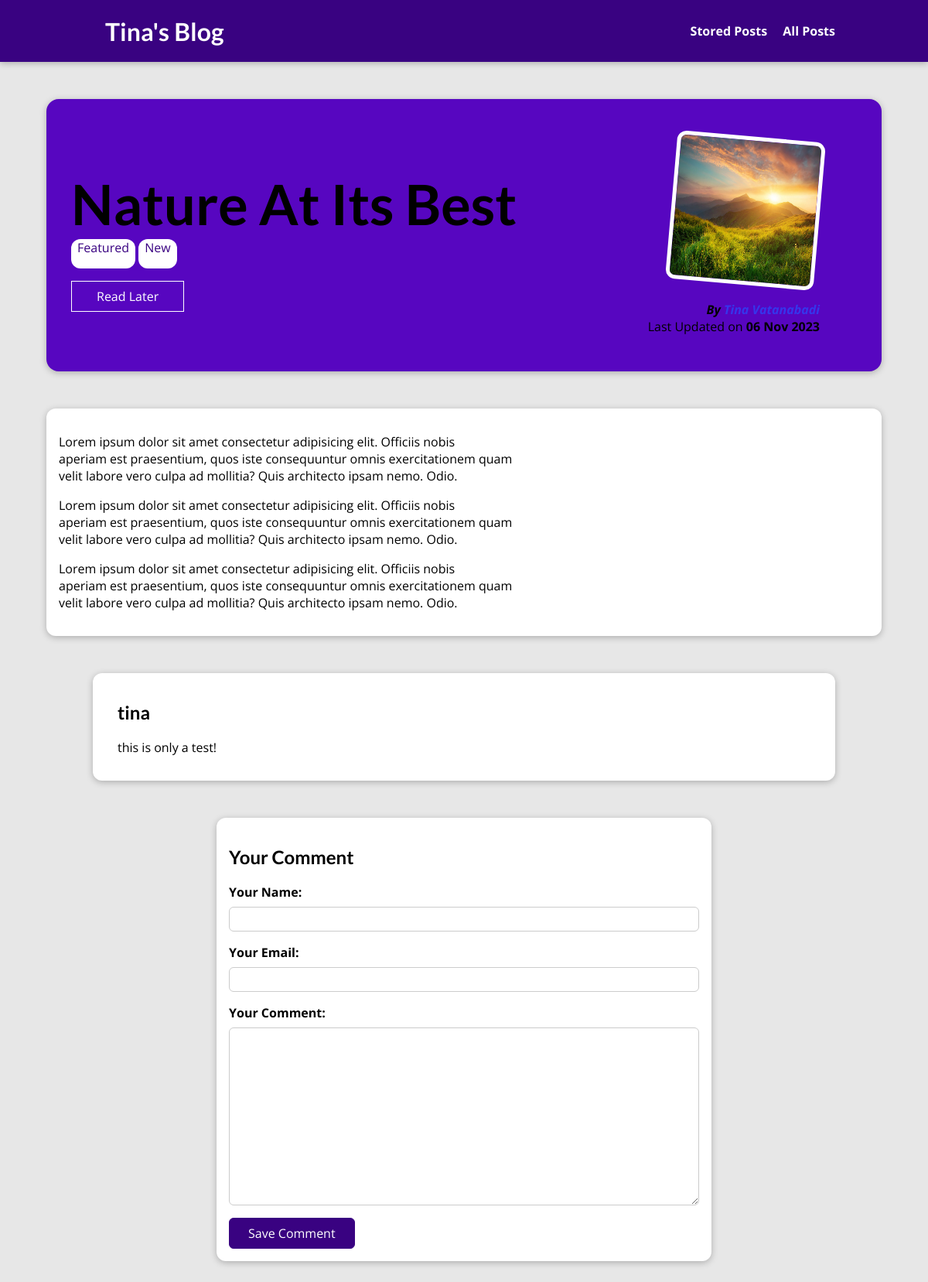
The app's page /posts/into-the-woods with its own data.
### blog/models.py (models this page shows, shortened)
class Post(models.Model):
    title = models.CharField(max_length=150)
    excerpt = models.CharField(max_length=200)
    image = models.ImageField(upload_to="posts", null=True)
    date = models.DateField(auto_now=True)
    slug = models.SlugField(unique=True, db_index=True)
    content = models.TextField(validators=[MinLengthValidator(10)])
    author = models.ForeignKey(
        Author, on_delete=models.SET_NULL, related_name="posts", null=True)
    tags = models.ManyToManyField(Tag)

class Tag(models.Model):
    caption = models.CharField(max_length=100)

class Author(models.Model):
    first_name = models.CharField(max_length=150)
    last_name = models.CharField(max_length=150)
    email = models.EmailField(max_length=150)
    def full_name(self):
        return f"{self.first_name} {self.last_name}"
    def __str__(self):
        return self.full_name()

class Comment(models.Model):
    user_name = models.CharField(max_length=120)
    user_email = models.EmailField()
    text = models.TextField(max_length=300)
    post = models.ForeignKey(Post, on_delete=models.CASCADE, related_name="comments")

### blog/views.py (the view, shortened to what this page needs)
# urls.py: path("posts/<slug:slug>", views.SinglePostView.as_view(), name="post-details"),
class SinglePostView(View):
    def is_stored_post(self, request, post_id):
        stored_posts = request.session.get("stored_posts")
        if stored_posts is not None:
            is_saved_for_later = post_id in stored_posts
        else:
            is_saved_for_later = False
        return is_saved_for_later
    def get(self,request, slug):
        post = Post.objects.get(slug=slug)
        context = {
            "post": post,
            "post_tags": post.tags.all(),
            "comment_form": CommentForm(),
            "comments": post.comments.all().order_by("-id"),
            "saved_for_later": self.is_stored_post(request, post.id)
        }
        return render(request, "blog/post-detail.html",context)

### blog/forms.py
class CommentForm(forms.ModelForm):
    class Meta:
        model = Comment
        exclude = ["post"]
        labels = {
            "user_name": "Your Name",
            "user_email": "Your Email",
            "text": "Your Comment"
        }

### blog/templates/blog/post-detail.html (shortened to what this page needs)
{% extends "base.html" %}
{% load static %}
{% block css_files %}
<link rel="stylesheet" href="{% static 'blog/post-detail.css' %}" />
{% endblock %}
{% block content %}
<section id="summary">
    <h2>{{ post.title }}</h2>
    <div>
    {% for tag in post_tags %}
    <span class="tag">{{tag.caption}}</span>
    {% endfor %}
    </div>
    <div id="read-later">
        <form action="{% url 'read-later' %}" method="POST">
            <button>
                {% if saved_for_later %}
                Remove from "Read Later" List
                {% else %}
                Read Later
                {% endif %}
            </button>
        </form>
    </div>
    <article>
        <img src="{{ post.image.url }}" alt="{{ post.title }}" />
        <address>
            By <a href="mailto:{{post.author.email_address}}">{{ post.author }} </a>
        </address>
        <div>
            Last Updated on <time>{{post.date|date:"d M Y"}}</time>
        </div>
    </article>
</section>
<main>
    {{post.content|linebreaks}}
</main>
<section id="comments">
<ul>
    {% for comment in comments %}
    <li>
        <h2>{{ comment.user_name }}</h2>
        <p>{{ comment.text|linebreaks }}</p>
    </li>
    {% endfor %}
</ul>
</section>
<section id="comment-form">
    <h2>Your Comment</h2>
    <form action="{% url 'post-details' post.slug %}" method="POST">
        {% for form_field in comment_form %}
            <div class="form-control {% if form_field.errors %} invalid {% endif %}">
                {{ form_field.label_tag }}
                {{ form_field }}
            </div>
        {% endfor %}
        <button>Save Comment</button>
    </form>
</section>
{% endblock %}

### static/app.css (style rules this page uses)
* { box-sizing: border-box; }
html { font-family: 'Open Sans', 'Lato', sans-serif; }
body { margin: 0; }
h1, h2, h3 { font-family: 'Lato', sans-serif; font-weight: bold; }

### blog/static/blog/post-detail.css (style rules this page uses)
body { background-color: #e7e7e7; }
#summary { margin: 8rem auto 3rem auto; padding: 2rem; width: 90%; max-width: 90rem; border-radius: 16px; background-color: #5706c0; position: relative; box-shadow: 0 2px 8px rgba(0, 0, 0, 0.25); height: 22rem; }
#summary h2 { color: white; font-size: 4.5rem; margin-bottom: 0.2rem; }
#summary article { position: absolute; top: 2rem; right: 3rem; padding: 1rem 2rem; border-radius: 12px; text-align: right; color: black; }
#summary article img { width: 12rem; height: 12rem; border-radius: 12px; transform: rotateZ(5deg); border: 5px solid white; margin-bottom: 1rem; }
#summary address { font-weight: bold; }
#summary time { font-weight: bold; }
#summary a { color: rgb(54, 54, 235); text-decoration: none; }
main { width: 90%; max-width: 90rem; margin: 3rem auto; background-color: white; padding: 1rem; border-radius: 12px; box-shadow: 0 2px 8px rgba(0, 0, 0, 0.25); }
.tag { background-color: white; color: #390281; padding:0% 0.5rem 1rem; border-radius: 12px; text-align: center; }
.form-control { margin-bottom: 1rem; }
.form-control label { font-weight: bold; margin-bottom: 0.5rem; display: block; }
.form-control input, .form-control textarea { display: block; width: 100%; font: inherit; padding: 0.25rem; border-radius: 6px; border: 1px solid #ccc; }
#comment-form { margin: 3rem auto; width: 90%; max-width: 40rem; border-radius: 12px; background-color: white; box-shadow: 0 2px 8px rgba(0, 0, 0, 0.25); padding: 1rem; }
#comment-form button { font:inherit; background-color: #390281; color: white; border: 1px solid #390281; padding: 0.5rem 1.5rem; border-radius: 6px; cursor: pointer; }
h2 { color: black !important; }
#comments { margin: 3rem auto; width: 90%; max-width: 60rem; border-radius: 12px; background-color: white; box-shadow: 0 2px 8px rgba(0, 0, 0, 0.25); padding: 1rem 2rem; }
#comments ul { list-style: none; margin: 0; padding: 0; }
#comments li { margin-bottom: 1rem; border-bottom: 2px solid #ccc; }
#comments li:last-of-type { border-bottom: none; }
#comments h2 { color: rgb(139, 139, 139); }
#read-later { margin: 2rem 0; }
#read-later button { background-color: transparent; border: 1px solid white; padding: 0.5rem 2rem; font: inherit; color: white; cursor: pointer; }

### records on screen
Post: title "Nature At Its Best", image (picture), author "Tina Vatanabadi", date "06 Nov 2023", content "Lorem ipsum dolor sit amet consectetur adipisicing elit. Officiis nobis aperiam est praesentium, quos iste consequuntur omnis exercitationem quam velit labore vero culpa ad mollitia? Quis architecto ipsam nemo. Odio. Lorem ipsum dolor sit amet consectetur adipisicing elit. Officiis nobis aperiam est praesentium, quos iste consequuntur omnis exercitationem quam velit labore vero culpa ad mollitia? Quis architecto ipsam nemo. Odio. Lorem ipsum dolor sit amet consectetur adipisicing elit. Officiis nobis aperiam est praesentium, quos iste consequuntur omnis exercitationem quam velit labore vero culpa ad mollitia? Quis architecto ipsam nemo. Odio."
Tag: caption "Featured"
Tag: caption "New"
Comment: user_name "tina", text "this is only a test!"
